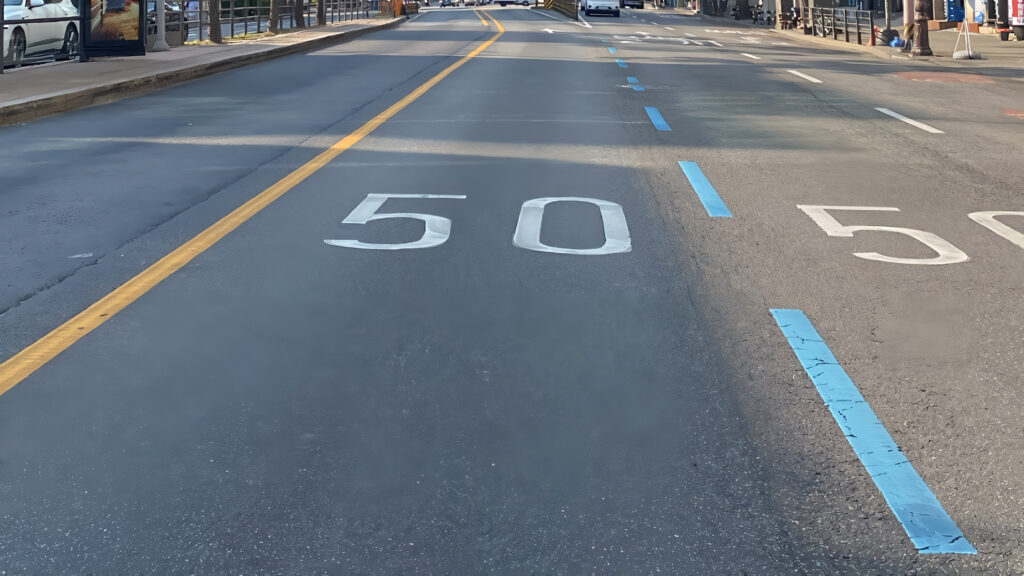
#> input picture Choi_Jae_Won/turtlebot_detect/image/test.jpg, 1024 x 576 px
$ python -i lane_detection.py   (imports and definitions only)
#> lines starting #> are read from the running program, lines starting #| are printed output that depends on the picture; after the words box and inside, x2 and y2 are one past the last pixel; in counts of white or black regions, pixels touching at a corner belong together
import cv2
import numpy as np
import math

def lane_detection(image):
    height, width = image.shape[:2]

    blurred = cv2.GaussianBlur(image, (5, 5), 0)
    hsv = cv2.cvtColor(blurred, cv2.COLOR_BGR2HSV)

    # 색상 범위 설정
    lower_yellow = np.array([15, 80, 80])
    upper_yellow = np.array([35, 255, 255])

    lower_white = np.array([0, 0, 180])
    upper_white = np.array([180, 30, 255])

    lower_blue = np.array([85, 50, 150])
    upper_blue = np.array([105, 255, 255])

    # 마스크 생성
    yellow_mask = cv2.inRange(hsv, lower_yellow, upper_yellow)
    white_mask = cv2.inRange(hsv, lower_white, upper_white)
    blue_mask = cv2.inRange(hsv, lower_blue, upper_blue)

    draw_image = image.copy()

    yellow_points = []
    white_points = []
    blue_points = []

    def process_contours(contours, points_list, color):
        for contour in contours:
            if cv2.contourArea(contour) > 100:
                epsilon = 0.02 * cv2.arcLength(contour, True)
                approx = cv2.approxPolyDP(contour, epsilon, True)

                if len(approx) > 4:  # 오각형 이상의 다각형은 무시
                    continue
                elif len(approx) == 2:  # 선으로 인식했을 때
                    points = approx.reshape(2, 2)
                    points_list.append(points.tolist())
                    cv2.line(draw_image, tuple(points[0]), tuple(points[1]), color, 2)

                elif len(approx) == 3:  # 삼각형으로 인식했을 때
                    points = approx.reshape(3, 2)
                    distances = [
                        math.sqrt((points[i][0] - points[(i + 1) % 3][0]) ** 2 +
                                  (points[i][1] - points[(i + 1) % 3][1]) ** 2)
                        for i in range(3)
                    ]
                    min_index = distances.index(min(distances))
                    shortest_midpoint = ((points[min_index] + points[(min_index + 1) % 3]) // 2)
                    opposite_point = points[(min_index + 2) % 3]
                    points_list.append([shortest_midpoint.tolist(), opposite_point.tolist()])
                    cv2.line(draw_image, tuple(shortest_midpoint), tuple(opposite_point), color, 2)

                elif len(approx) == 4:  # 사각형으로 인식했을 때
                    points = approx.reshape(4, 2)
                    distances = [
                        math.sqrt((points[i][0] - points[(i + 1) % 4][0]) ** 2 +
                                  (points[i][1] - points[(i + 1) % 4][1]) ** 2)
                        for i in range(4)
                    ]
                    min_index = distances.index(min(distances))
                    midpoints = [
                        ((points[min_index] + points[(min_index + 1) % 4]) // 2),
                        ((points[(min_index + 2) % 4] + points[(min_index + 3) % 4]) // 2)
                    ]
                    points_list.append([midpoints[0].tolist(), midpoints[1].tolist()])
                    cv2.line(draw_image, tuple(midpoints[0]), tuple(midpoints[1]), color, 2)

    # 노란색 윤곽선 처리
    _, yellow_binary = cv2.threshold(yellow_mask, 127, 255, cv2.THRESH_BINARY)
    yellow_contours, _ = cv2.findContours(yellow_binary, cv2.RETR_EXTERNAL, cv2.CHAIN_APPROX_SIMPLE)
    process_contours(yellow_contours, yellow_points, (0, 255,0))

    # 흰색 윤곽선 처리
    _, white_binary = cv2.threshold(white_mask, 127, 255, cv2.THRESH_BINARY)
    white_contours, _ = cv2.findContours(white_binary, cv2.RETR_EXTERNAL, cv2.CHAIN_APPROX_SIMPLE)
    process_contours(white_contours, white_points, (255, 255, 255))

    # 파란색 윤곽선 처리
    _, blue_binary = cv2.threshold(blue_mask, 127, 255, cv2.THRESH_BINARY)
    blue_contours, _ = cv2.findContours(blue_binary, cv2.RETR_EXTERNAL, cv2.CHAIN_APPROX_SIMPLE)
    process_contours(blue_contours, blue_points, (255, 0, 0))

    return draw_image, yellow_points, white_points, blue_points

>>> import cv2
>>> picture = cv2.imread('image/test.jpg')
#> picture is the input picture: shape (576, 1024, 3); mean B, G, R 126.1, 117.5, 109.1
>>> result = lane_detection(picture)
#> in lane_detection, `hsv = cv2.cvtColor(blurred, cv2.COLOR_BGR2HSV)`: hsv: shape (576, 1024, 3); mean H, S, V 82.2, 54.4, 131.6
#> in lane_detection, `yellow_mask = cv2.inRange(hsv, lower_yellow, upper_yellow)`:
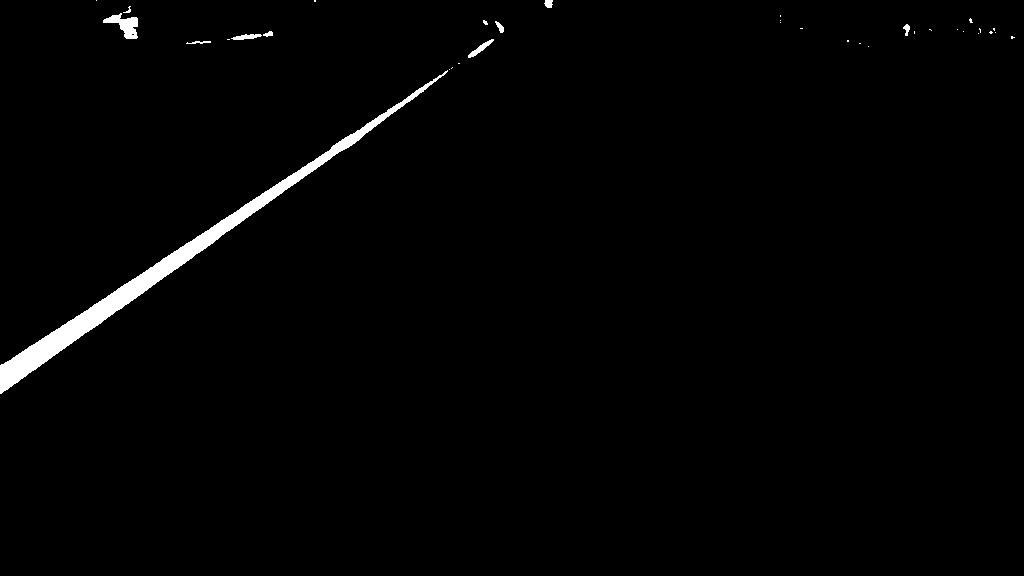
#> yellow_mask: shape (576, 1024); 1.4% white; 35 white regions (25 under 20 px), largest, box (x1, y1, x2, y2) and area: (0, 70, 448, 394) 7190, (103, 13, 138, 39) 434, (468, 39, 494, 58) 138
#> in lane_detection, `white_mask = cv2.inRange(hsv, lower_white, upper_white)`:
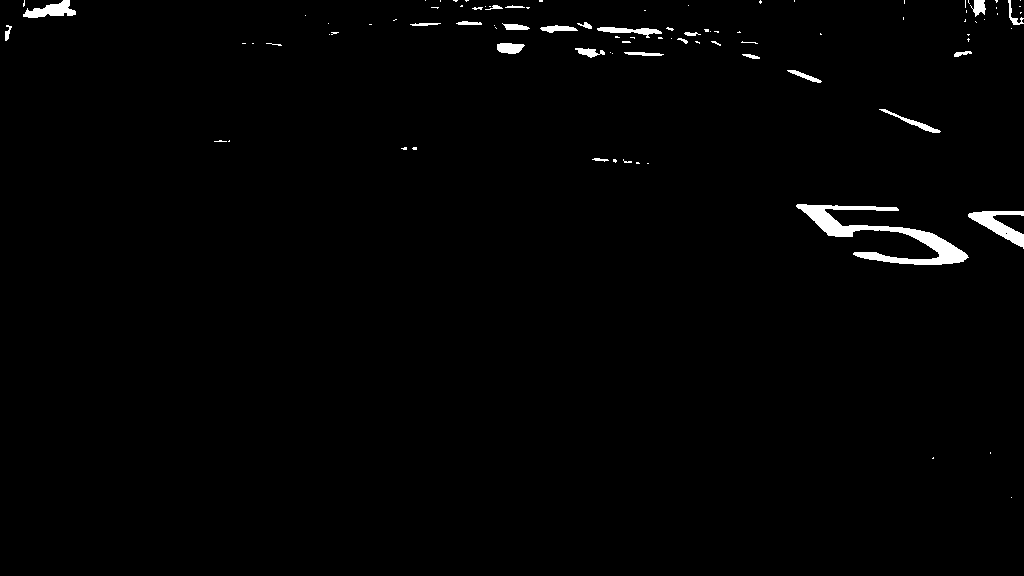
#> white_mask: shape (576, 1024); 1.2% white; 95 white regions (69 under 20 px), largest, box (x1, y1, x2, y2) and area: (796, 204, 969, 265) 2835, (968, 211, 1024, 249) 858, (23, 0, 76, 18) 515
#> in lane_detection, `blue_mask = cv2.inRange(hsv, lower_blue, upper_blue)`:
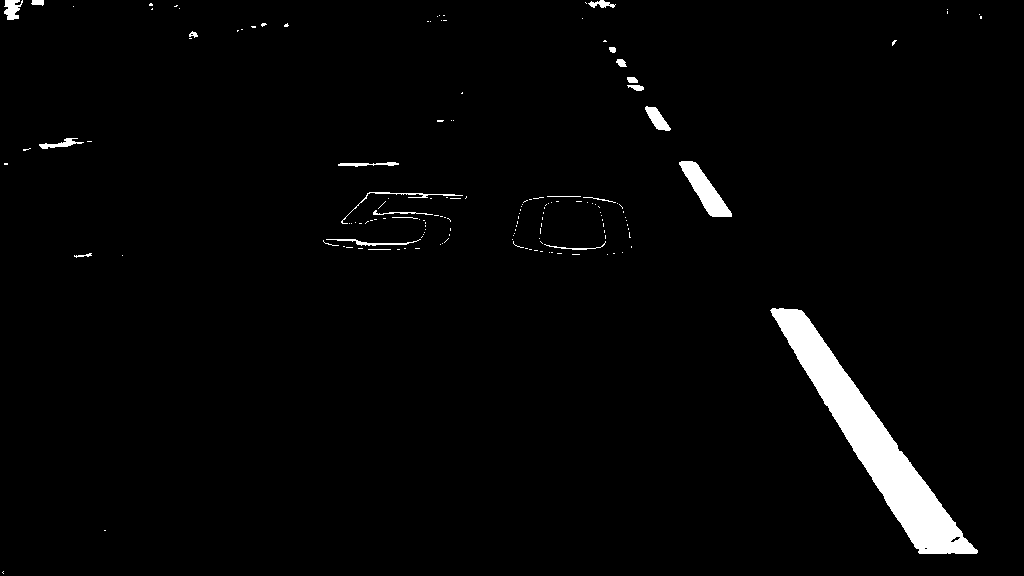
#> blue_mask: shape (576, 1024); 2.5% white; 153 white regions (131 under 20 px)
#> in lane_detection, `yellow_contours, _ = cv2.findContours(yellow_binary, cv2.RETR_EXTERNAL..`: yellow_contours = 35 contours, 26 with area under 20; largest, box (x1, y1, x2, y2) and area: (0, 70, 448, 394) 6726, (103, 13, 138, 39) 380, (468, 39, 494, 58) 110, (231, 34, 262, 40) 85, (544, 0, 553, 8) 44
#> the loop in process_contours, `for contour in contours:` made 35 passes
#> (epsilon, points) on pass 1: (23.62, [[447, 70], [0, 393]])
#> epsilon on passes 9, 31: 1.33, 2.43
#> after the loop in process_contours, `for contour in contours:`:
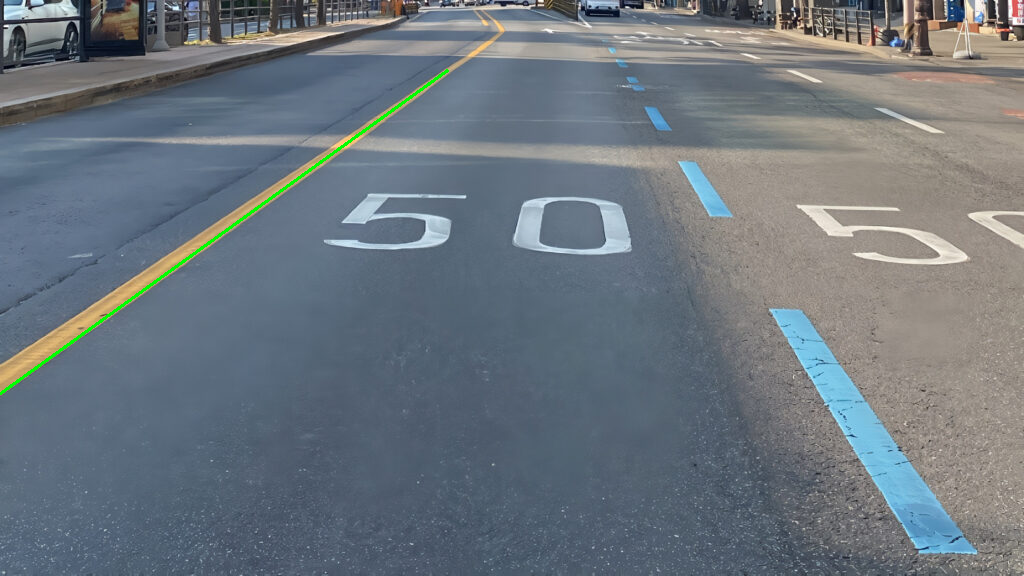
#> draw_image: shape (576, 1024, 3); 0.29% of pixels changed, all inside (x1, y1, x2, y2) = (0, 69, 449, 395)
#> after the loop in process_contours, `for contour in contours:`: points_list = [[[447, 70], [0, 393]]]
#> in lane_detection, `white_contours, _ = cv2.findContours(white_binary, cv2.RETR_EXTERNAL, ..`: white_contours = 95 contours, 73 with area under 20; largest, box (x1, y1, x2, y2) and area: (796, 204, 969, 265) 2494, (968, 211, 1024, 249) 761, (23, 0, 76, 18) 450, (597, 27, 662, 38) 244, (497, 43, 525, 54) 209
#> the loop in process_contours (call 2), `for contour in contours:` made 95 passes
#> (epsilon, points, distances, min_index, shortest_midpoint) on pass 15: (2.82, [[879, 109], [925, 130], [940, 131]], [50.57, 15.03, 64.85], 1, [932, 130])
#> (epsilon, points, distances, min_index, midpoints) on pass 16: (1.56, [[787, 70], [812, 81], [821, 81], [795, 70]], [27.31, 9, 28.23, 8], 3, [[791, 70], [816, 81]])
#> after the loop in process_contours (call 2), `for contour in contours:`: draw_image: shape (576, 1024, 3); 0.04% of pixels changed, all inside (x1, y1, x2, y2) = (790, 69, 934, 132)
#> in lane_detection, `blue_contours, _ = cv2.findContours(blue_binary, cv2.RETR_EXTERNAL, cv..`: blue_contours = 153 contours, 136 with area under 20; largest, box (x1, y1, x2, y2) and area: (770, 308, 978, 554) 10928, (679, 161, 732, 217) 1096, (645, 106, 671, 131) 282, (4, 0, 23, 20) 206, (39, 138, 84, 149) 141
#> call 3 of process_contours, with color = (255, 0, 0)
#> the loop in process_contours (call 3), `for contour in contours:` made 153 passes
#> (epsilon, points, distances, min_index, midpoints) on passes 3, 111: (14.4, [[772, 308], [918, 552], [976, 553], [809, 319]], [284.3, 58.01, 287.5, 38.6], 3, [[790, 313], [947, 552]]), (3.46, [[679, 162], [708, 213], [731, 216], [698, 165]], [58.67, 23.19, 60.75, 19.24], 3, [[688, 163], [719, 214]])
#> epsilon on passes 114, 118, 153: 2.36, 1.6, 2.04
#> after the loop in process_contours (call 3), `for contour in contours:`:
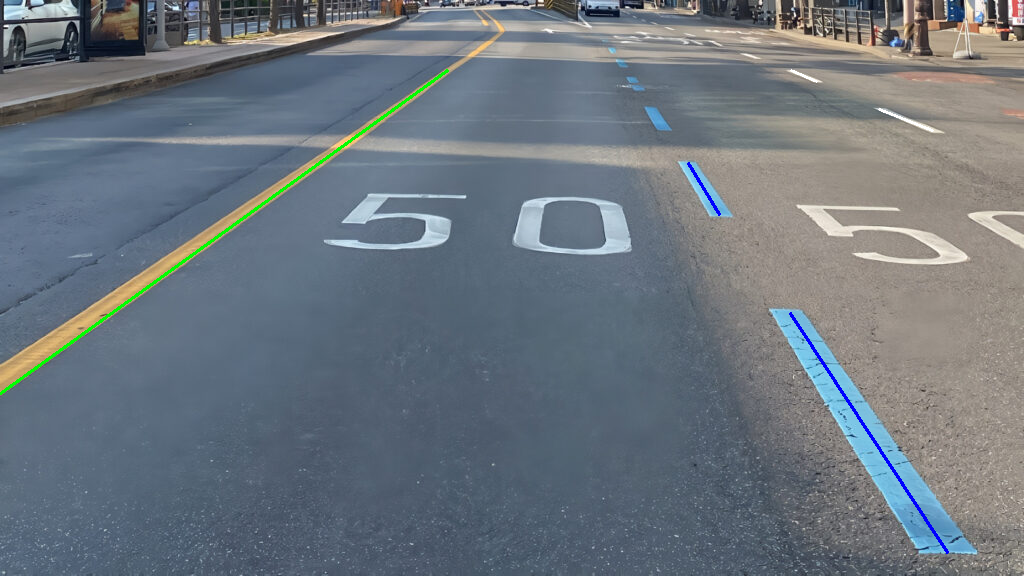
#> draw_image: shape (576, 1024, 3); mean B, G, R 125.8, 117.4, 108.4
#> after the loop in process_contours (call 3), `for contour in contours:`: points_list = [[[790, 313], [947, 552]], [[688, 163], [719, 214]]]
